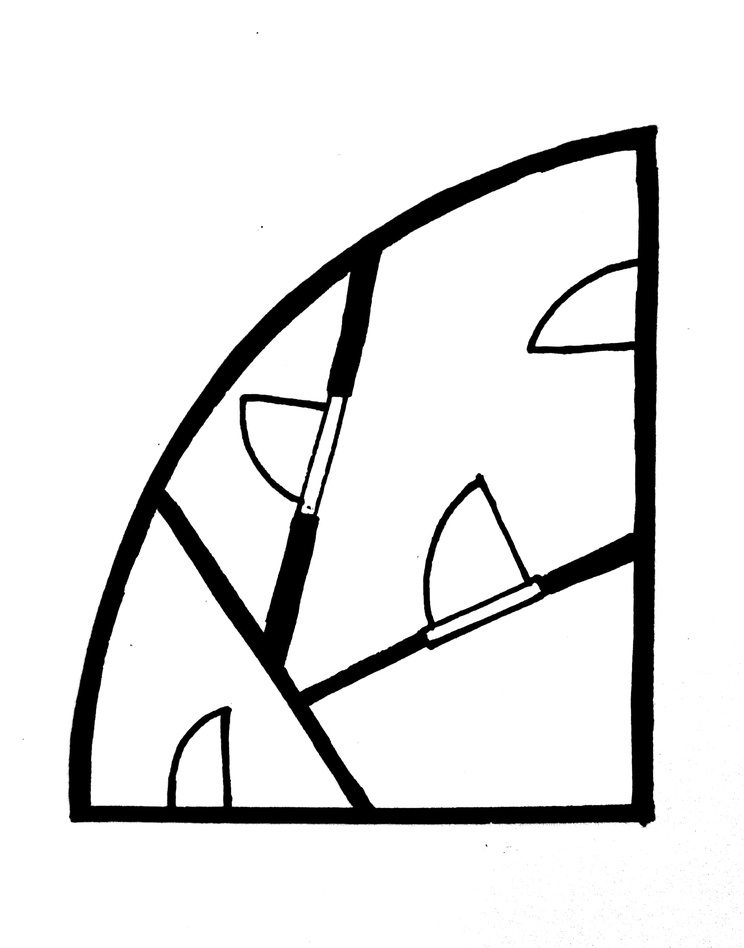
#> input picture doors/Doors.jpg, 744 x 948 px, shrunk from 2116 x 2696 before the run
$ python ConvexHull.py   (older library calls are emulated)
#> lines starting #> are read from the running program, lines starting #| are printed output that depends on the picture; after the words box and inside, x2 and y2 are one past the last pixel; in counts of white or black regions, pixels touching at a corner belong together
import cv2
import numpy as np
import random
import math


img=cv2.imread('Doors.jpg')
#> img is the input picture: shape (948, 744, 3); min 0, max 255, mean 228.8
img = cv2.copyMakeBorder(img, 30, 30, 30, 30, cv2.BORDER_CONSTANT, value = (255,255,255))
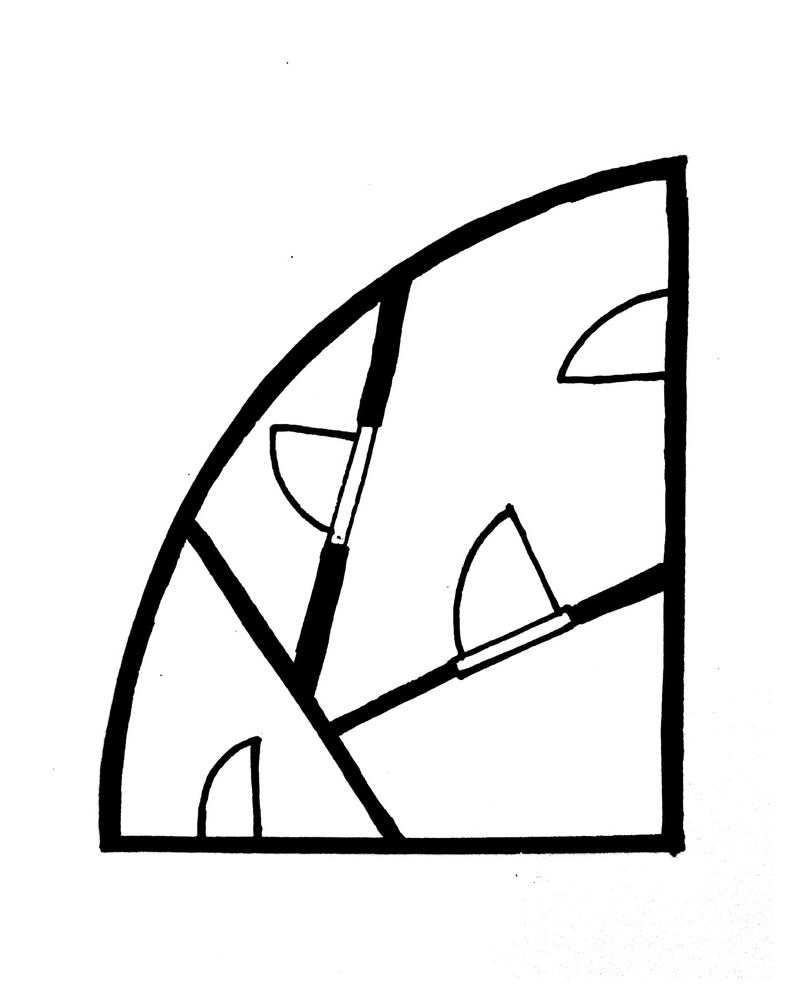
#> img: shape (1008, 804, 3); min 0, max 255, mean 232.2
imgray=cv2.cvtColor(img,cv2.COLOR_BGR2GRAY)
gray=np.float32(imgray)


ret,thresh=cv2.threshold(imgray, 127, 255, 0)
#> thresh: shape (1008, 804); 91.1% white; 7 black regions (6 under 20 px)
im2, contours, hierarchy = cv2.findContours(thresh, cv2.RETR_TREE  , cv2.CHAIN_APPROX_SIMPLE)
#> contours = 18 contours, 6 with area under 20; largest, box (x1, y1, x2, y2) and area: (0, 0, 804, 1008) 808621, (97, 154, 690, 858) 316032, (314, 180, 669, 722) 104583, (339, 591, 664, 838) 53131, (121, 540, 383, 838) 37280

def rotate(l, n):
    return l[n:] + l[:n]

def getRadialProfile(cont):
	tempVar = len(cont)
	cNum = [float(x)/tempVar for x in range(len(cont))]
	rDist = []

	M = cv2.moments(cont)
	cX = int(M["m10"] / M["m00"])	#col pixel of center
	cY = int(M["m01"] / M["m00"])  #row pixel of center

	for p in cont:
		x,y = p.ravel()
		rDist.append( math.sqrt( (x-cX)**2 + (y-cY)**2 ) ) #append dist of (x,y) from (cx, cy)


	#scale invariance
	maxD = max(rDist)
	rDist = [ i/maxD for i in rDist ]


	#rotation invariance
	minD = min(rDist)
	minDIdx = rDist.index(minD)
	rDist = rotate(rDist, minDIdx)
	# cNum = rotate(cNum, minDIdx)

	return (cNum, rDist)

def pltCont(img, cont):
	img2 = img.copy()
	cv2.drawContours(img2, [contour], -1, (0,0,255), 10)
	# for p in cont:
	# 	x,y = p.ravel()
	# 	cv2.circle(img2,(x,y),7,(0,255,255),-1)
	M = cv2.moments(cont)
	cX = int(M["m10"] / M["m00"])	#col pixel of center
	cY = int(M["m01"] / M["m00"])  #row pixel of center
	cv2.circle(img2, (cX, cY), 7, (0,255,255), -1)
	# diff = img2-img
	diff = img2
	return diff[:,:,::-1]

def drawRadialProfile(fname, cont):
	x,y = getRadialProfile(cont)
	import matplotlib.pyplot as plt
	plt.subplot(2,1,1)
	plt.plot(x, y, 'o-')
	plt.subplot(2,1,2)
	plt.imshow(pltCont(img, cont))
	plt.savefig(fname)
	plt.clf()
	# plt.show()

idx = 0
for contour in contours[1:]:
	# hulls = cv2.convexHull(contour)
	epsilon = 0.008*cv2.arcLength(contour,True)
	hulls = cv2.approxPolyDP(contour,epsilon,True)
	k=[random.randint(0,255),random.randint(0,255),random.randint(0,255)]
	r=tuple(k)
	# [14 lines of commented-out code are left out]
	drawRadialProfile("RadialProfiles/RadProf"+str(idx)+".png", hulls)
	idx += 1
#> this loop made 17 passes
#> (epsilon, r) on passes 3, 4, 5, 6, 8, 9, 10, 11, 12, 13, 14, 15: (0.0773, (155, 244, 183)), (19.2, (111, 71, 144)), (2.06, (71, 48, 128)), (2.22, (75, 158, 50)), (9.14, (51, 181, 222)), (0.0613, (161, 104, 244)), (3.02, (226, 133, 31)), (2.4, (7, 47, 204)), (2.23, (0, 252, 170)), (0.116, (124, 166, 32)), (7.98, (97, 113, 122)), (2.57, (72, 229, 46))
#> (epsilon, hulls, r) on passes 1, 2, 7: (0.0453, [[515, 875], [516, 874], [517, 875], [516, 876]], (197, 215, 20)), (0.0453, [[187, 474], [188, 473], [189, 474], [188, 475]], (132, 248, 207)), (8.23, [[663, 592], [339, 736], [403, 835], [660, 833]], (37, 169, 241))
#> pass 1, in drawRadialProfile, `plt.savefig(fname)`:
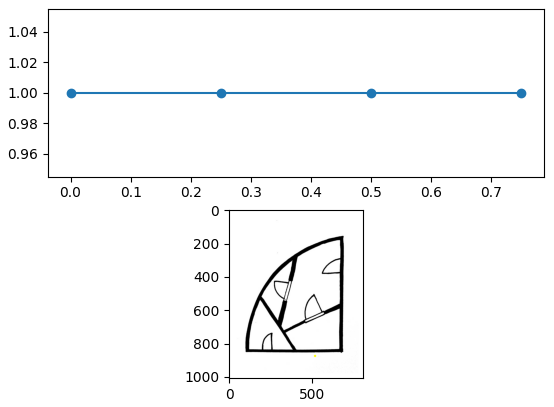
#> figure drawn by matplotlib, 2 panels
#> after the loop, idx = 17


cv2.imwrite('Try2.jpg',img)

cv2.destroyAllWindows()

$ run again, with doors/Door - Copy.jpg copied over doors/Doors.jpg
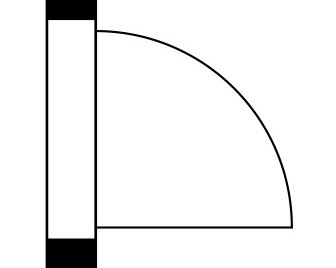
#> input picture doors/Door - Copy.jpg, 336 x 268 px
#> img is the input picture: shape (268, 336, 3); min 0, max 255, mean 241.3
#> img: shape (328, 396, 3)
#> `ret,thresh=cv2.threshold(imgray, 127, 255, 0)`:
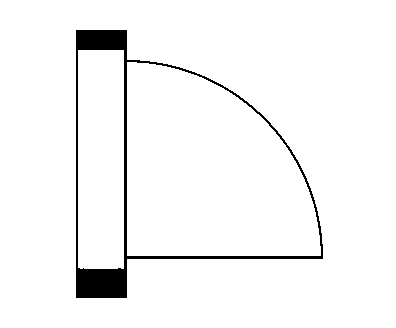
#> thresh: shape (328, 396); 96.3% white; 1 black region
#> contours = 4 contours; box (x1, y1, x2, y2) and area: (0, 0, 396, 328) 129165, (75, 29, 324, 299) 44766, (127, 62, 321, 256) 29061, (78, 50, 124, 269) 9804
#> the loop `for contour in contours[1:]:` made 3 passes
#> (epsilon, r) on pass 1: (7.7, (197, 215, 20))
#> pass 3, in pltCont (call 3), `diff = img2`:
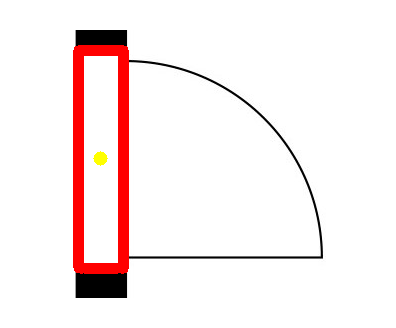
#> diff: shape (328, 396, 3); mean B, G, R 237.3, 237.6, 248.9
#> after the loop `for contour in contours[1:]:`: idx = 3

$ run again, with doors/Door.jpg copied over doors/Doors.jpg
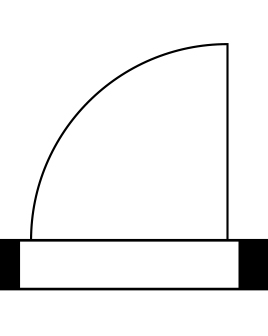
#> input picture doors/Door.jpg, 268 x 336 px
#> img is the input picture: shape (336, 268, 3); min 0, max 255, mean 241.4
#> img: shape (396, 328, 3)
#> `ret,thresh=cv2.threshold(imgray, 127, 255, 0)`:
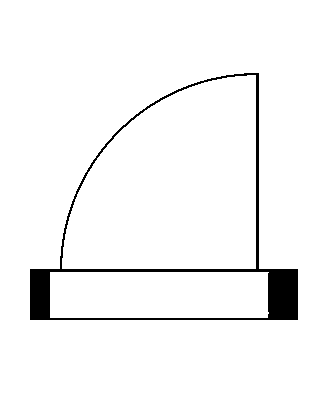
#> thresh: shape (396, 328); 96.2% white; 1 black region
#> contours = 4 contours; box (x1, y1, x2, y2) and area: (0, 0, 328, 396) 129165, (29, 72, 299, 321) 44764, (62, 75, 256, 269) 29061, (50, 272, 269, 318) 9768
#> the loop `for contour in contours[1:]:` made 3 passes
#> (epsilon, r) on pass 1: (7.7, (197, 215, 20))
#> pass 3, in pltCont (call 3), `diff = img2`:
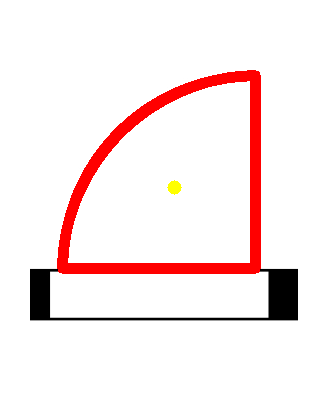
#> diff: shape (396, 328, 3); mean B, G, R 233.4, 233.7, 248.8
#> after the loop `for contour in contours[1:]:`: idx = 3

$ run again, with doors/HDD.jpg copied over doors/Doors.jpg
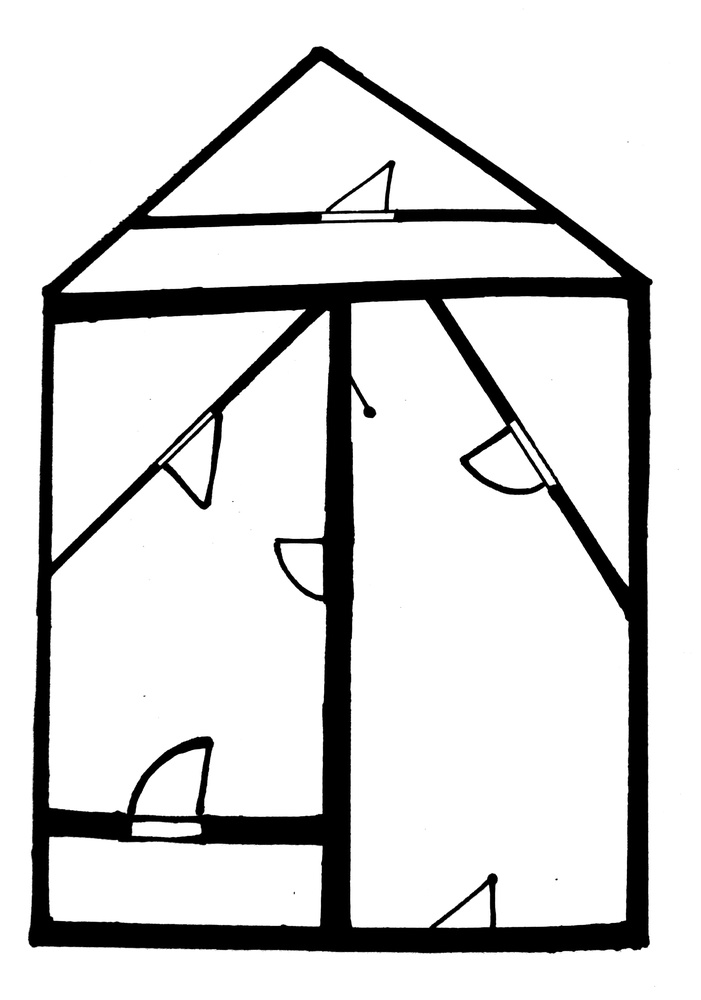
#> input picture doors/HDD.jpg, 701 x 1000 px, shrunk from 2144 x 3060 before the run
#> img is the input picture: shape (1000, 701, 3); min 0, max 255, mean 217.8
#> `img = cv2.copyMakeBorder(img, 30, 30, 30, 30, cv2.BORDER_CONSTANT, val..`:
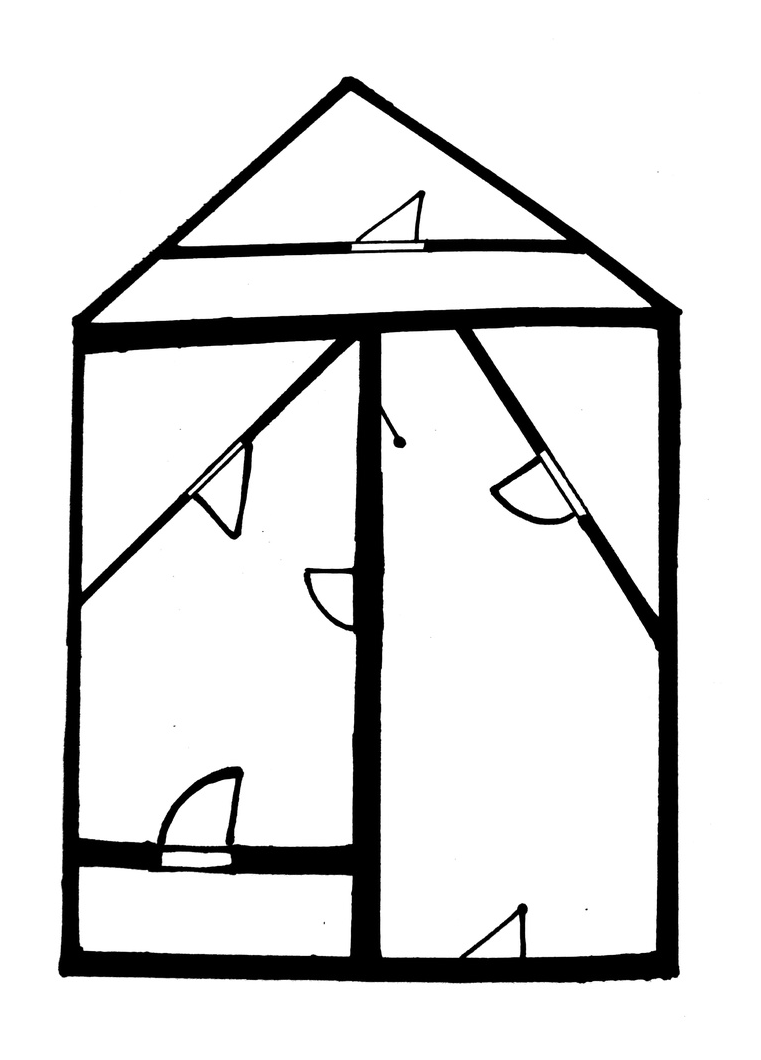
#> img: shape (1060, 761, 3); min 0, max 255, mean 222.7
#> thresh: shape (1060, 761); 87.3% white; 5 black regions (4 under 20 px)
#> contours = 23 contours, 4 with area under 20; largest, box (x1, y1, x2, y2) and area: (0, 0, 761, 1060) 804840, (57, 75, 684, 984) 482262, (380, 330, 659, 958) 134832, (78, 341, 360, 847) 91308, (81, 339, 335, 592) 30030
#> the loop `for contour in contours[1:]:` made 22 passes
#> (epsilon, hulls, r) on passes 2, 3, 10, 11: (1.31, [[518, 915], [467, 957], [519, 956], [520, 943]], (132, 248, 207)), (5.83, [[79, 867], [84, 950], [349, 955], [352, 876]], (155, 244, 183)), (1.66, [[243, 448], [198, 492], [233, 531], [240, 500]], (226, 133, 31)), (1.22, [[241, 443], [239, 442], [188, 493], [191, 494]], (7, 47, 204))
#> pass 2, in drawRadialProfile (call 2), `plt.savefig(fname)`:
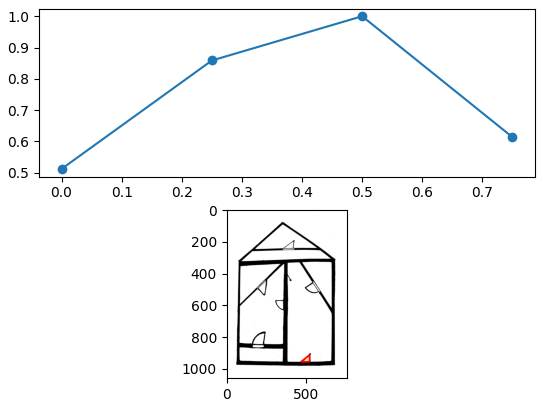
#> figure drawn by matplotlib, 2 panels
#> after the loop `for contour in contours[1:]:`: idx = 22
